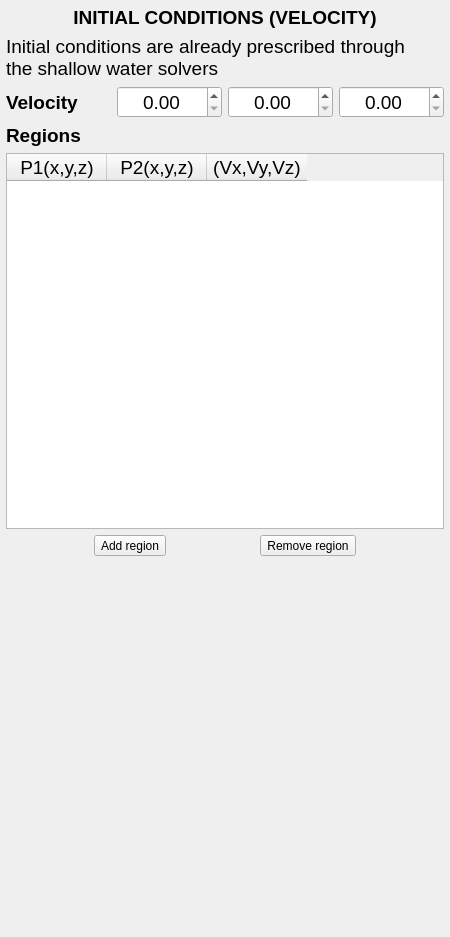
<?xml version="1.0" encoding="UTF-8"?>
<ui version="4.0">
 <class>initialconVel</class>
 <widget class="QFrame" name="initialconVel">
  <property name="geometry">
   <rect>
    <x>0</x>
    <y>0</y>
    <width>450</width>
    <height>937</height>
   </rect>
  </property>
  <property name="windowTitle">
   <string>Frame</string>
  </property>
  <layout class="QVBoxLayout" name="verticalLayout">
   <property name="leftMargin">
    <number>6</number>
   </property>
   <property name="topMargin">
    <number>6</number>
   </property>
   <property name="rightMargin">
    <number>6</number>
   </property>
   <property name="bottomMargin">
    <number>6</number>
   </property>
   <item>
    <widget class="QLabel" name="Lbl_H1">
     <property name="font">
      <font>
       <pointsize>14</pointsize>
      </font>
     </property>
     <property name="text">
      <string>&lt;html&gt;&lt;head/&gt;&lt;body&gt;&lt;p&gt;&lt;span style=&quot; font-weight:600;&quot;&gt;INITIAL CONDITIONS (VELOCITY)&lt;/span&gt;&lt;/p&gt;&lt;/body&gt;&lt;/html&gt;</string>
     </property>
     <property name="alignment">
      <set>Qt::AlignCenter</set>
     </property>
    </widget>
   </item>
   <item>
    <widget class="QLabel" name="Lbl_Notice">
     <property name="font">
      <font>
       <pointsize>14</pointsize>
      </font>
     </property>
     <property name="text">
      <string>Initial conditions are already prescribed through 
the shallow water solvers</string>
     </property>
    </widget>
   </item>
   <item>
    <layout class="QHBoxLayout" name="HLY_Vel" stretch="0,0,0,0">
     <item>
      <widget class="QLabel" name="Lbl_Vel">
       <property name="font">
        <font>
         <pointsize>14</pointsize>
         <weight>75</weight>
         <bold>true</bold>
        </font>
       </property>
       <property name="text">
        <string>Velocity</string>
       </property>
       <property name="alignment">
        <set>Qt::AlignLeading|Qt::AlignLeft|Qt::AlignVCenter</set>
       </property>
       <property name="wordWrap">
        <bool>true</bool>
       </property>
      </widget>
     </item>
     <item>
      <widget class="QDoubleSpinBox" name="DSpBx_Vx">
       <property name="font">
        <font>
         <pointsize>14</pointsize>
        </font>
       </property>
       <property name="toolTip">
        <string>Global x-component of velocity</string>
       </property>
       <property name="alignment">
        <set>Qt::AlignCenter</set>
       </property>
      </widget>
     </item>
     <item>
      <widget class="QDoubleSpinBox" name="DSpBx_Vy">
       <property name="font">
        <font>
         <pointsize>14</pointsize>
        </font>
       </property>
       <property name="toolTip">
        <string>Global y-component of velocity</string>
       </property>
       <property name="alignment">
        <set>Qt::AlignCenter</set>
       </property>
      </widget>
     </item>
     <item>
      <widget class="QDoubleSpinBox" name="DSpBx_Vz">
       <property name="font">
        <font>
         <pointsize>14</pointsize>
        </font>
       </property>
       <property name="toolTip">
        <string>Global z-component of velocity</string>
       </property>
       <property name="alignment">
        <set>Qt::AlignCenter</set>
       </property>
      </widget>
     </item>
    </layout>
   </item>
   <item>
    <widget class="QLabel" name="Lbl_Regions">
     <property name="font">
      <font>
       <pointsize>14</pointsize>
      </font>
     </property>
     <property name="focusPolicy">
      <enum>Qt::ClickFocus</enum>
     </property>
     <property name="text">
      <string>&lt;html&gt;&lt;head/&gt;&lt;body&gt;&lt;p&gt;&lt;span style=&quot; font-weight:600;&quot;&gt;Regions&lt;/span&gt;&lt;/p&gt;&lt;/body&gt;&lt;/html&gt;</string>
     </property>
    </widget>
   </item>
   <item>
    <widget class="QTableWidget" name="Tbl_IniCondTable">
     <property name="font">
      <font>
       <pointsize>14</pointsize>
      </font>
     </property>
     <property name="toolTip">
      <string>Regions for initial condition (Velocity)</string>
     </property>
     <property name="toolTipDuration">
      <number>10000</number>
     </property>
     <property name="alternatingRowColors">
      <bool>true</bool>
     </property>
     <column>
      <property name="text">
       <string>P1(x,y,z)</string>
      </property>
      <property name="font">
       <font>
        <pointsize>14</pointsize>
       </font>
      </property>
      <property name="textAlignment">
       <set>AlignCenter</set>
      </property>
     </column>
     <column>
      <property name="text">
       <string>P2(x,y,z)</string>
      </property>
      <property name="font">
       <font>
        <pointsize>14</pointsize>
       </font>
      </property>
      <property name="textAlignment">
       <set>AlignCenter</set>
      </property>
     </column>
     <column>
      <property name="text">
       <string>(Vx,Vy,Vz)</string>
      </property>
      <property name="font">
       <font>
        <pointsize>14</pointsize>
       </font>
      </property>
      <property name="textAlignment">
       <set>AlignCenter</set>
      </property>
     </column>
    </widget>
   </item>
   <item>
    <layout class="QHBoxLayout" name="HLY_AddRegion">
     <item>
      <widget class="QToolButton" name="Btn_AddRegion">
       <property name="toolTip">
        <string>Add regions for defining initial conditions</string>
       </property>
       <property name="toolTipDuration">
        <number>10000</number>
       </property>
       <property name="text">
        <string>Add region</string>
       </property>
      </widget>
     </item>
     <item>
      <widget class="QToolButton" name="Btn_RemRegion">
       <property name="toolTip">
        <string>Remove regions for defining initial conditions</string>
       </property>
       <property name="toolTipDuration">
        <number>10000</number>
       </property>
       <property name="text">
        <string>Remove region</string>
       </property>
      </widget>
     </item>
    </layout>
   </item>
   <item>
    <spacer name="VSp">
     <property name="orientation">
      <enum>Qt::Vertical</enum>
     </property>
     <property name="sizeHint" stdset="0">
      <size>
       <width>20</width>
       <height>375</height>
      </size>
     </property>
    </spacer>
   </item>
  </layout>
 </widget>
 <resources/>
 <connections/>
</ui>
